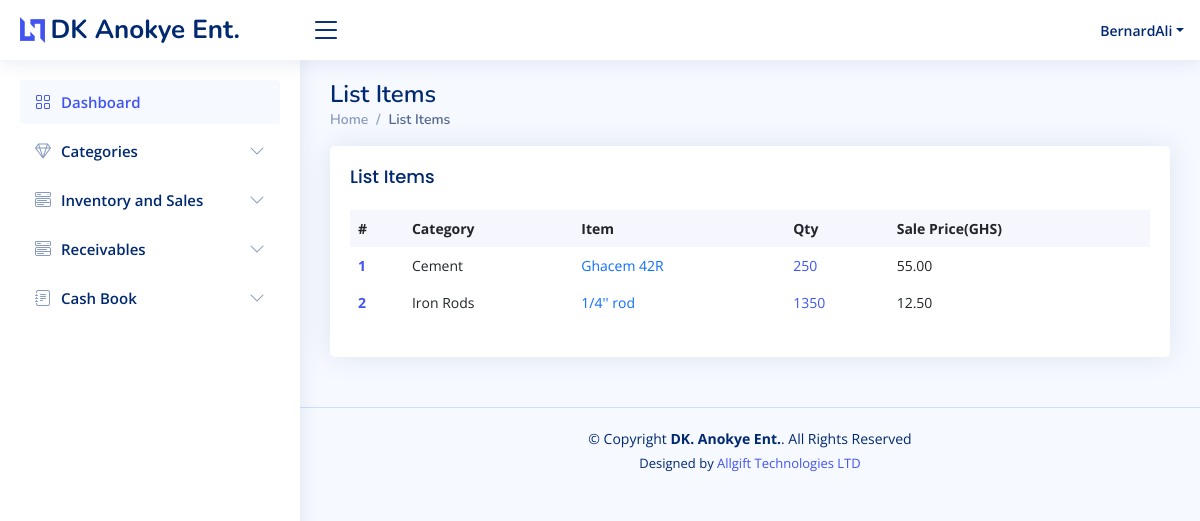
The app's page /list_items/ (signed in) with its own data.
### core/models.py (models this page shows, shortened)
class Stock(models.Model):
    category = models.ForeignKey(Category, on_delete=models.CASCADE, blank=True)
    item_name = models.CharField(max_length=50, blank=True, null=True)
    image = models.ImageField(default='product.png', upload_to='category_pics')
    receipt_no = models.CharField(max_length=50, blank=True, null=True)
    item_description = models.TextField(blank=True, null=True)
    quantity = models.IntegerField(default='0', blank=True, null=True)
    purchased_quantity = models.IntegerField(default='0', blank=True, null=True)
    purchased_by = models.CharField(max_length=50, blank=True, null=True)
    purchased_from = models.CharField(max_length=50, blank=True, null=True)
    unit_purchase_price = models.DecimalField(max_digits=10, decimal_places=2, blank=True, null=True)
    total_purchase_price = models.DecimalField(max_digits=10, decimal_places=2, blank=True, null=True)
    sale_quantity = models.IntegerField(default='0', blank=True, null=True)
    delivery_quantity = models.IntegerField(default='0', blank=True, null=True)
    yet_to_deliver = models.IntegerField(default='0', blank=True, null=True)
    waybill_number = models.CharField(max_length=50, blank=True, null=True)
    sale_by = models.CharField(max_length=50, blank=True, null=True)
    sale_to = models.CharField(max_length=50, blank=True, null=True)
    unit_sale_price = models.DecimalField(max_digits=10, decimal_places=2, blank=True, null=True)
    total_sale_price = models.DecimalField(max_digits=10, decimal_places=2, blank=True, null=True)
    payment_status = models.CharField(max_length=50, choices=Invoice_Choice, blank=True, null=True)
    balance = models.DecimalField(max_digits=10, decimal_places=2, default=0)
    phone_number = models.CharField(max_length=50, blank=True, null=True)
    created_by = models.CharField(max_length=50, blank=True, null=True)
    reorder_level = models.IntegerField(default='0', blank=True, null=True)
    created_on = models.DateTimeField(auto_now_add=True)
    expiry = models.DateTimeField(auto_now_add=True, blank=True, null=True)
    last_updated = models.DateTimeField(auto_now=True)
    export_to_CSV = models.BooleanField(default=False)

class Category(models.Model):
    name = models.CharField(max_length=50, blank=True, null=True)
    description = models.TextField(blank=True, null=True)
    image = models.ImageField(default='product.png', upload_to='category_pics')
    def __str__(self):
        return self.name

### core/views.py (the view, shortened to what this page needs)
# urls.py: path('list_items/', views.list_item, name='list_items'),
@login_required
def list_item(request):
    header = 'List of Items'
    form = StockSearchForm(request.POST or None)
    queryset = Stock.objects.all()
    context = {
        "header": header,
        "queryset": queryset,
        "form": form,
    }
    return render(request, "list_item.html", context)

### templates/list_item.html (shortened to what this page needs)
{% extends 'base.html' %}
{% load crispy_forms_tags %}
{% block content %}
     <div class="pagetitle">
      <h1>List Items</h1>
      <nav>
        <ol class="breadcrumb">
          <li class="breadcrumb-item"><a href="{% url 'home' %}">Home</a></li>
          <li class="breadcrumb-item active">List Items</li>
        </ol>
      </nav>
    </div>
     <section class="section dashboard">
            <div class="col-12">
              <div class="card recent-sales overflow-auto">
                <div class="card-body">
                  <h5 class="card-title">List Items </h5>
                  <table class="table table-borderless datatable table-hover">
                    <thead>
                      <tr>
                        <th scope="col">#</th>
                        <th scope="col">Category</th>
                        <th scope="col">Item</th>
                        <th scope="col">Qty</th>
                        <th scope="col">Sale Price(GHS)</th>
                      </tr>
                    </thead>
                    <tbody>
                      {% for item in queryset%}
                        <tr>
                        <th scope="row"><a href="#">{{ forloop.counter }}</a></th>
                        <td>{{item.category}}</td>
                        <td><a href="{% url 'update_items' item.pk %}" class="text-primary">{{item.item_name}}</a></td>
                        <td><a href="{% url 'stock_detail' item.pk %}">
						  {% if item.quantity <= item.reorder_level %}
						    <div class="badge bg-danger">{{item.quantity}}</div>
						  {% else %}
                            {{item.quantity}}
						  {% endif %}
						</a></td>
                        <td>{{item.unit_sale_price}}</span></td>
                      </tr>
                      {% endfor %}
                    </tbody>
                  </table>
                </div>
              </div>
            </div>
    </section>
{% endblock content %}

### templates/base.html (shortened to what this page needs)
{% load static %}
<!DOCTYPE html>
<html lang="en">
<head>
  <link href="{% static 'assets/vendor/bootstrap/css/bootstrap.min.css' %}" rel="stylesheet">
  <link href="{% static 'assets/vendor/bootstrap-icons/bootstrap-icons.css' %}" rel="stylesheet">
  <link href="{% static 'assets/vendor/boxicons/css/boxicons.min.css' %}" rel="stylesheet">
  <link href="{% static 'assets/vendor/quill/quill.snow.css' %}" rel="stylesheet">
  <link href="{% static 'assets/vendor/quill/quill.bubble.css' %}" rel="stylesheet">
  <link href="{% static 'assets/vendor/remixicon/remixicon.css' %}" rel="stylesheet">
  <link href="{% static 'assets/vendor/simple-datatables/style.css' %}" rel="stylesheet">
  <link href="{% static 'assets/css/style.css' %}" rel="stylesheet">
</head>
<body>
  <header id="header" class="header fixed-top d-flex align-items-center">
    <div class="d-flex align-items-center justify-content-between">
      <a href="{% url 'home' %}" class="logo d-flex align-items-center">
        <img src="{% static 'assets/img/logo.png' %}" alt="">
        <span class="d-none d-lg-block">DK Anokye Ent.</span>
      </a>
      <i class="bi bi-list toggle-sidebar-btn"></i>
    </div>
    <nav class="header-nav ms-auto">
      <ul class="d-flex align-items-center">
        {% if request.user.is_authenticated %}
        <li class="nav-item dropdown pe-3">
          <a class="nav-link nav-profile d-flex align-items-center pe-0" href="#" data-bs-toggle="dropdown">
            <span class="d-none d-md-block dropdown-toggle ps-2">{{ user.username }}</span>
          </a>
        </li>
        {% endif %}
      </ul>
    </nav>
  </header>
  <aside id="sidebar" class="sidebar">
    <ul class="sidebar-nav" id="sidebar-nav">
      <li class="nav-item">
        <a class="nav-link " href="{% url 'home' %}">
          <i class="bi bi-grid"></i>
          <span>Dashboard</span>
        </a>
      </li>
        {% if request.user.is_authenticated and request.user.is_superuser %}
      <li class="nav-item">
        <a class="nav-link collapsed" data-bs-target="#icons-nav" data-bs-toggle="collapse" href="#">
          <i class="bi bi-gem"></i><span>Categories</span><i class="bi bi-chevron-down ms-auto"></i>
        </a>
      </li>
      {% endif %}
      <li class="nav-item">
        <a class="nav-link collapsed" data-bs-target="#components-nav" data-bs-toggle="collapse" href="#">
          <i class="bi bi-menu-button-wide"></i><span>Inventory and Sales</span><i class="bi bi-chevron-down ms-auto"></i>
        </a>
      </li>
      <li class="nav-item">
        <a class="nav-link collapsed" data-bs-target="#components-rec" data-bs-toggle="collapse" href="#">
          <i class="bi bi-menu-button-wide"></i><span>Receivables</span><i class="bi bi-chevron-down ms-auto"></i>
        </a>
      </li>
      {% if request.user.is_authenticated and request.user.is_superuser %}
      <li class="nav-item">
        <a class="nav-link collapsed" data-bs-target="#forms-nav" data-bs-toggle="collapse" href="#">
          <i class="bi bi-journal-text"></i><span>Cash Book</span><i class="bi bi-chevron-down ms-auto"></i>
        </a>
      </li>
      {% endif %}
    </ul>
  </aside>
  <main id="main" class="main">
      {% block content %}
      {% endblock content %}
  </main>
  <footer id="footer" class="footer">
    <div class="copyright">
      &copy; Copyright <strong><span>DK. Anokye Ent.</span></strong>. All Rights Reserved
    </div>
    <div class="credits">
      Designed by <a href="https://allgifttechnologies.com/">Allgift Technologies LTD</a>
    </div>
  </footer>
</body>
</html>

### static/assets/css/style.css (style rules this page uses)
:root { scroll-behavior: smooth; }
body { font-family: "Open Sans", sans-serif; background: #f6f9ff; color: #444444; }
a { color: #4154f1; text-decoration: none; }
h1, h2, h3, h4, h5, h6 { font-family: "Nunito", sans-serif; }
#main { margin-top: 60px; padding: 20px 30px; transition: all 0.3s; }
.pagetitle { margin-bottom: 10px; }
.pagetitle h1 { font-size: 24px; margin-bottom: 0; font-weight: 600; color: #012970; }
.card { margin-bottom: 30px; border: none; border-radius: 5px; box-shadow: 0px 0 30px rgba(1, 41, 112, 0.1); }
.card-title { padding: 20px 0 15px 0; font-size: 18px; font-weight: 500; color: #012970; font-family: "Poppins", sans-serif; }
.card-body { padding: 0 20px 20px 20px; }
.breadcrumb { font-size: 14px; font-family: "Nunito", sans-serif; color: #899bbd; font-weight: 600; }
.breadcrumb a { color: #899bbd; transition: 0.3s; }
.breadcrumb .breadcrumb-item::before { color: #899bbd; }
.breadcrumb .active { color: #51678f; font-weight: 600; }
.logo { line-height: 1; }
@media (min-width: 1200px) { .logo { width: 280px; } }
.logo img { max-height: 26px; margin-right: 6px; }
.logo span { font-size: 26px; font-weight: 700; color: #012970; font-family: "Nunito", sans-serif; }
.header { transition: all 0.5s; z-index: 997; height: 60px; box-shadow: 0px 2px 20px rgba(1, 41, 112, 0.1); background-color: #fff; padding-left: 20px; }
.header .toggle-sidebar-btn { font-size: 32px; padding-left: 10px; cursor: pointer; color: #012970; }
.header-nav ul { list-style: none; }
.header-nav>ul { margin: 0; padding: 0; }
.header-nav .nav-profile { color: #012970; }
.header-nav .nav-profile span { font-size: 14px; font-weight: 600; }
.sidebar { position: fixed; top: 60px; left: 0; bottom: 0; width: 300px; z-index: 996; transition: all 0.3s; padding: 20px; overflow-y: auto; scrollbar-width: thin; scrollbar-color: #aab7cf transparent; box-shadow: 0px 0px 20px rgba(1, 41, 112, 0.1); background-color: #fff; }
@media (min-width: 1200px) { #main, #footer { margin-left: 300px; } }
.sidebar-nav { padding: 0; margin: 0; list-style: none; }
.sidebar-nav li { padding: 0; margin: 0; list-style: none; }
.sidebar-nav .nav-item { margin-bottom: 5px; }
.sidebar-nav .nav-link { display: flex; align-items: center; font-size: 15px; font-weight: 600; color: #4154f1; transition: 0.3; background: #f6f9ff; padding: 10px 15px; border-radius: 4px; }
.sidebar-nav .nav-link i { font-size: 16px; margin-right: 10px; color: #4154f1; }
.sidebar-nav .nav-link.collapsed { color: #012970; background: #fff; }
.sidebar-nav .nav-link.collapsed i { color: #899bbd; }
.sidebar-nav .nav-link .bi-chevron-down { margin-right: 0; transition: transform 0.2s ease-in-out; }
.dashboard .recent-sales { font-size: 14px; }
.dashboard .recent-sales .table thead { background: #f6f6fe; }
.dashboard .recent-sales .table thead th { border: 0; }
.footer { padding: 20px 0; font-size: 14px; transition: all 0.3s; border-top: 1px solid #cddfff; }
.footer .copyright { text-align: center; color: #012970; }
.footer .credits { padding-top: 5px; text-align: center; font-size: 13px; color: #012970; }

### records on screen
Stock: category "Cement", item_name "Ghacem 42R", quantity "250", unit_sale_price "55.00"
Stock: category "Iron Rods", item_name "1/4'' rod", quantity "1350", unit_sale_price "12.50"

### other values on screen
{{ user.username }} "BernardAli"
